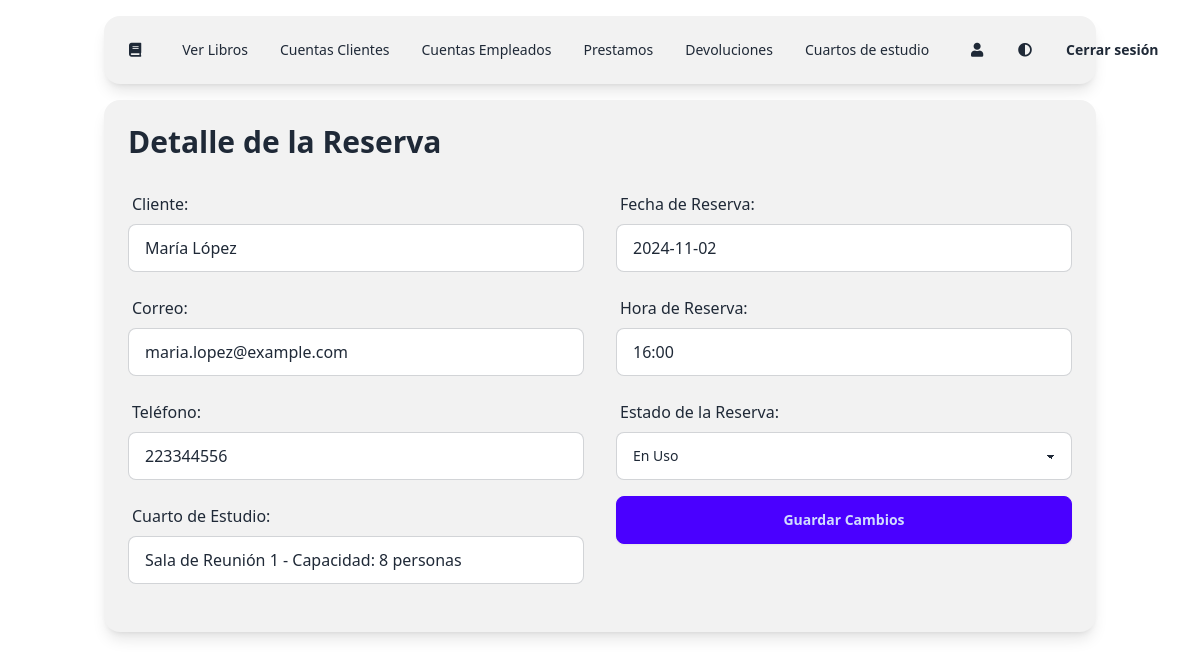
/app/controllers/gestionReservas/verReserva.php?id=4 (signed in), run on the app's committed database.
### tables this page shows
CREATE TABLE reservaCuarto (
    codreservaCuarto INT AUTO_INCREMENT PRIMARY KEY,
    fechaReserva VARCHAR(45),
    horaReserva VARCHAR(45),
    cuartoEstudio_codCuartoEstudio INT,
    USUARIOS_codUsuarios INT,
    FOREIGN KEY (cuartoEstudio_codCuartoEstudio) REFERENCES cuartoEstudio (codCuartoEstudio),
    FOREIGN KEY (USUARIOS_codUsuarios) REFERENCES CLIENTES (codUsuarios)
);

CREATE TABLE CLIENTES (
    codUsuarios INT AUTO_INCREMENT PRIMARY KEY,
    nombre VARCHAR(45),
    apellido VARCHAR(45),
    ci VARCHAR(45),
    direccion VARCHAR(45),
    telefono VARCHAR(45),
    correo VARCHAR(45),
    usuario VARCHAR(45),
    password VARCHAR(45),
    rol VARCHAR(45)
);

CREATE TABLE cuartoEstudio (
    codCuartoEstudio INT AUTO_INCREMENT PRIMARY KEY,
    nombreCuarto VARCHAR(45)
);

### app/controllers/gestionReservas/verReserva.php (the view, shortened to what this page needs)
<?php
include '../../config/conexion.php';
if (isset($_GET['id'])) {
    $id = $_GET['id'];
    $sql = "SELECT
                R.codreservaCuarto,
                R.fechaReserva,
                R.horaReserva,
                R.estado,
                C.nombre AS nombreCliente,
                C.apellido AS apellidoCliente,
                C.correo,
                C.telefono,
                Q.nombreCuarto
            FROM
                reservaCuarto R
            JOIN
                CLIENTES C ON R.USUARIOS_codUsuarios = C.codUsuarios
            JOIN
                cuartoEstudio Q ON R.cuartoEstudio_codCuartoEstudio = Q.codCuartoEstudio
            WHERE
                R.codreservaCuarto = ?";
    $stmt = $conexion->prepare($sql);
    $stmt->bind_param("i", $id);
    $stmt->execute();
    $result = $stmt->get_result();
    if ($result->num_rows == 1) {
        $row = $result->fetch_assoc();
        $fechaReserva = $row['fechaReserva'];
        $horaReserva = $row['horaReserva'];
        $estadoReserva = $row['estado'];
        $nombreCliente = $row['nombreCliente'];
        $apellidoCliente = $row['apellidoCliente'];
        $correoCliente = $row['correo'];
        $telefonoCliente = $row['telefono'];
        $nombreCuarto = $row['nombreCuarto'];
    } else {
        $error = "Reserva no encontrada.";
    }
} else {
    $error = "ID de reserva no especificado.";
}
?>
<!DOCTYPE html>
<html lang="es">
<head>
    <link href="https://cdn.jsdelivr.net/npm/daisyui@4.12.10/dist/full.min.css" rel="stylesheet" type="text/css"/>
</head>
<body>
<div class="min-h-screen bg-base-100 text-base-content">
    <div class="container mx-auto p-4">
        <?php include "../../views/viewsEmpleado/menuEmpleado.php"; ?>
        <div class="bg-base-200 p-6 rounded-box shadow-lg">
            <h1 class="text-3xl font-bold mb-6">Detalle de la Reserva</h1>
            <?php if (!isset($error)): ?>
                <div class="grid grid-cols-1 lg:grid-cols-2 gap-8 mb-6">
                    <div class="space-y-4">
                        <div class="form-control">
                            <label class="label">Cliente:</label>
                            <input type="text" class="input input-bordered" value="<?php echo htmlspecialchars($nombreCliente . ' ' . $apellidoCliente); ?>" readonly>
                        </div>
                        <div class="form-control">
                            <label class="label">Correo:</label>
                            <input type="text" class="input input-bordered" value="<?php echo htmlspecialchars($correoCliente); ?>" readonly>
                        </div>
                        <div class="form-control">
                            <label class="label">Teléfono:</label>
                            <input type="text" class="input input-bordered" value="<?php echo htmlspecialchars($telefonoCliente); ?>" readonly>
                        </div>
                        <div class="form-control">
                            <label class="label">Cuarto de Estudio:</label>
                            <input type="text" class="input input-bordered" value="<?php echo htmlspecialchars($nombreCuarto); ?>" readonly>
                        </div>
                    </div>
                    <div class="space-y-4">
                        <div class="form-control">
                            <label class="label">Fecha de Reserva:</label>
                            <input type="text" class="input input-bordered" value="<?php echo htmlspecialchars($fechaReserva); ?>" readonly>
                        </div>
                        <div class="form-control">
                            <label class="label">Hora de Reserva:</label>
                            <input type="text" class="input input-bordered" value="<?php echo htmlspecialchars($horaReserva); ?>" readonly>
                        </div>
                        <form method="post" action="<?php echo htmlspecialchars($_SERVER["PHP_SELF"] . "?id=" . $id); ?>" class="space-y-4">
                            <div class="form-control">
                                <label for="estado" class="label">Estado de la Reserva:</label>
                                <select class="select select-bordered" id="estado" name="estado" required>
                                    <option value="en uso" <?php if ($estadoReserva == 'en uso') echo 'selected'; ?>>En Uso</option>
                                </select>
                            </div>
                            <button type="submit" class="btn btn-primary w-full">Guardar Cambios</button>
                        </form>
                    </div>
                </div>
            <?php endif; ?>
        </div>
    </div>
</div>
<script src="https://cdn.tailwindcss.com"></script>
</body>
</html>

### data on the page
reservacuarto: USUARIOS_codUsuarios.apellido "María López", USUARIOS_codUsuarios.correo "maria.lopez@example.com", USUARIOS_codUsuarios.telefono "223344556", cuartoEstudio_codCuartoEstudio.nombreCuarto "Sala de Reunión 1 - Capacidad: 8 personas", fechaReserva "2024-11-02", horaReserva "16:00", estado "En Uso"
